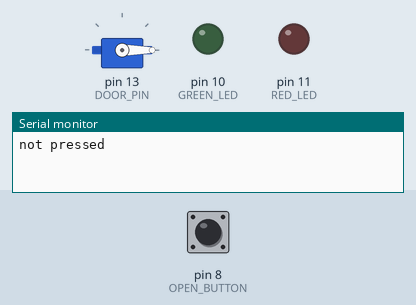
Recording of a sketch running on a simulated Arduino Uno, built with avr-gcc and run on an emulated ATmega328P. Parts: servo, output pins drawn as LEDs (lit = HIGH), the last lines printed to the serial monitor. The test bench sets the inputs (shaded band); at power-on: pin 8 (OPEN_BUTTON) LOW.

Above: at 2.2 s.
2.3 s: pin 8 (OPEN_BUTTON) pulled HIGH for 1.2 s
At 4.0 s:
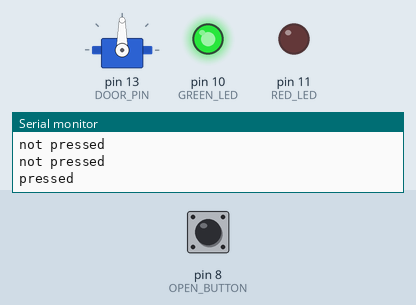
7.5 s: pin 8 (OPEN_BUTTON) pulled HIGH for 3.2 s
At 8.8 s:
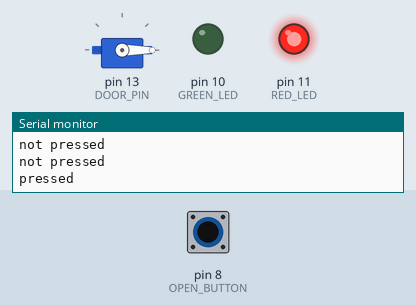
Timing chart, 0 to 16.5 s (numbered marks = the images above; inputs shaded):
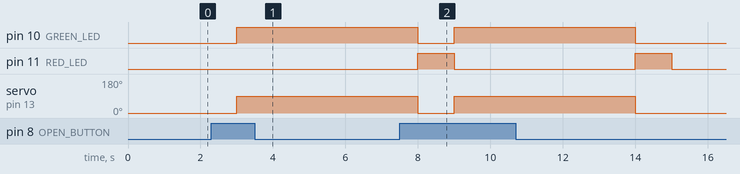

The sketch:

project_move_it.ino
```cpp
//tell code to use servo library
#include <Servo.h>
#define DOOR_PIN 13 //defines the motor at pin 2
#define OPEN_BUTTON 8 //defines the button at pin 10
#define RED_LED 11 //defines the red LED at pin 3
#define GREEN_LED 10 //defines the green LED at pin 4

//makes a servo object
Servo door;

void setup() { // the code here runs once
  door.attach(DOOR_PIN); //conncting the servo object to the pin
  pinMode(OPEN_BUTTON, INPUT); //defines the button as an input
  pinMode(RED_LED, OUTPUT); //defines the red LED as an output
  pinMode(GREEN_LED, OUTPUT); //defines the green LED as an output
  door.write(0); //set start of the propeller to 0 degrees
  delay (1000); //wait 1000 milliseconds
  Serial.begin(9600);
  Serial.setTimeout(10);
} //end of void setup

void loop() { // the code here runs repetedly
// Serial.println(digitalRead(OPEN_BUTTON));
  if(digitalRead(OPEN_BUTTON)==1){//if the button is pressed
    Serial.println("pressed");//"pressed" will be printed on the serial monitor
    door.write(90); //the motor moves 90 degrees
    digitalWrite(GREEN_LED, HIGH); //the green light turns on
    delay (5000); //wait 5000 milliseconds
    door.write(-90); //the motor moves backward 90 degrees
    digitalWrite(GREEN_LED, LOW); //the green light turns off
    digitalWrite(RED_LED, HIGH); //the red light turns on
    delay (1000); //wait 1000 milliseconds
    digitalWrite(RED_LED, LOW); //the red light turns off

  } else{ //if the button is not pressed
    door.write(0); //the motor stays at zero, does not move
    delay (1000); //wait 1000 milliseconds
    Serial.println("not pressed"); //"not pressed" will be printed on the serial monitor
  }//end of if else statement
}//end of void loop
```

Measured:
- after the input at 2.3 s, pin 10 (GREEN_LED): LOW → HIGH after 0.70 s; servo on pin 13 (DOOR_PIN): 0° → 90° after 0.70 s
- by itself, pin 11 (RED_LED): alternates HIGH for 1.0 s and LOW for 5.0 s
